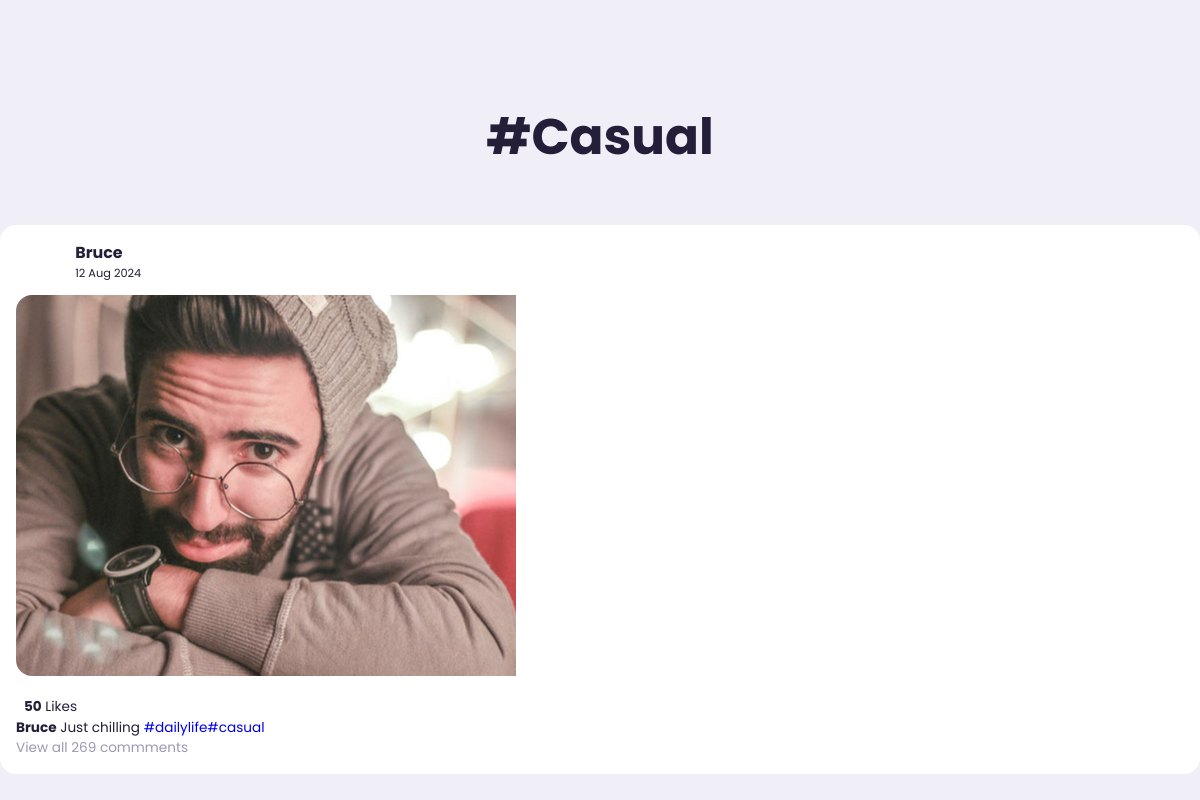
The page /post/tag/0d7876d5-58c1-11ef-b7b5-2c3b7007bc14 on the database as committed earlier.
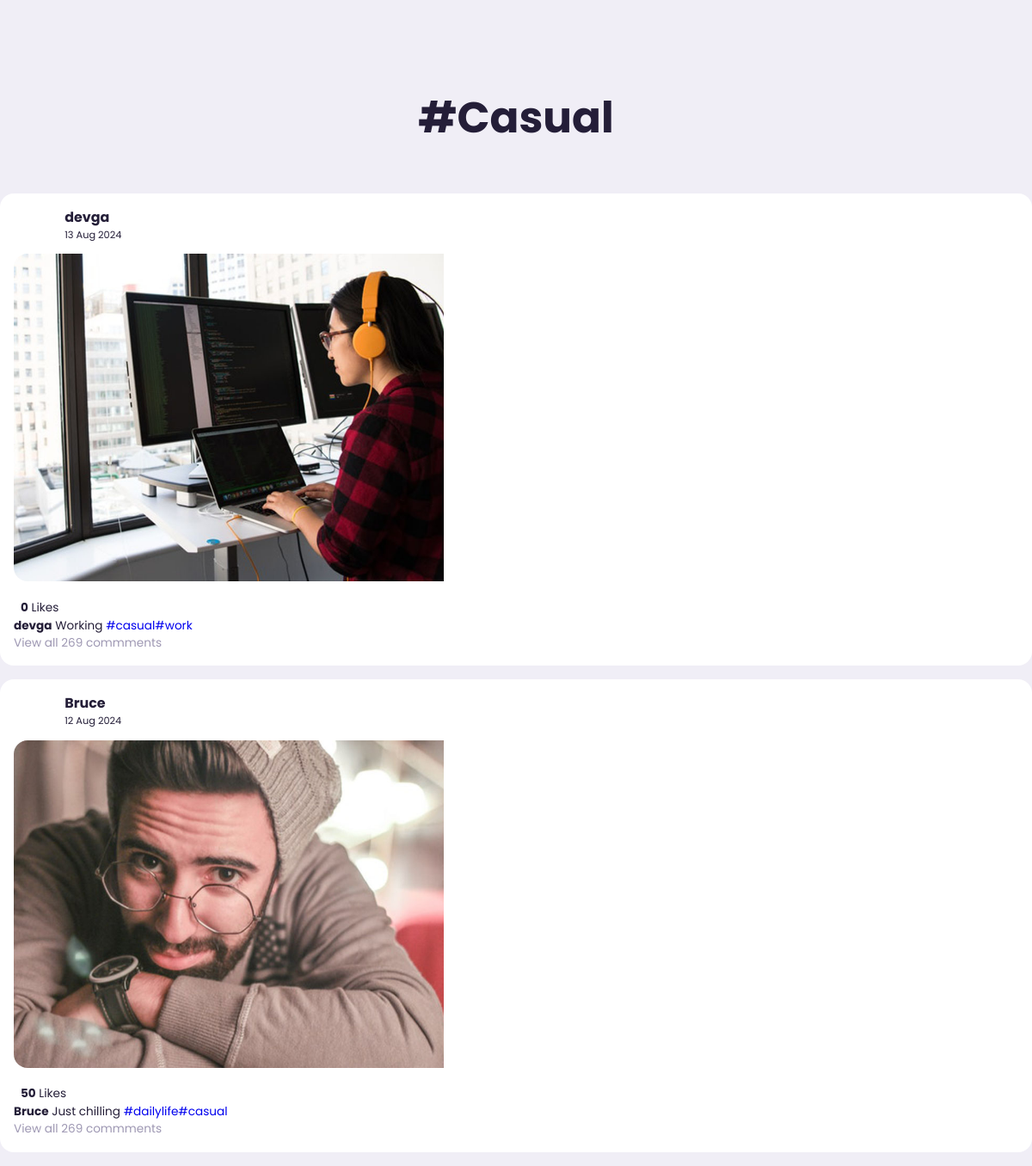
The same page on the database as committed later.
### post/models.py (models this page shows, shortened)
class Post(models.Model):
    id = models.UUIDField(primary_key=True,default=uuid.uuid4,editable=False)
    picture = models.ImageField(upload_to=user_directory_path,verbose_name="Picture",null=True)
    caption = models.CharField(max_length=10000,verbose_name="Caption")
    posted = models.DateTimeField(auto_now_add=True)
    tag = models.ManyToManyField(Tag,related_name="tags")
    user = models.ForeignKey(User,on_delete=models.CASCADE)
    likes = models.IntegerField(default=0)
    def get_absolute_url(self):
        return reverse('post-details',args=[str(self.id)])

class Tag(models.Model):
    title = models.CharField(max_length=100,verbose_name="Tag")
    slug = models.SlugField(null=False,unique=True,default=uuid.uuid1)
    class Meta:
        verbose_name  = 'Tag'
        verbose_name_plural = 'Tags'
    def get_absolute_url(self):
        return reverse('tags',args=[self.slug])

### post/views.py (the view)
# urls.py: path('tag/<slug:tag_slug>',views.Tags,name='tags'),
def Tags(request,tag_slug):
    tag=get_object_or_404(Tag,slug=tag_slug)
    posts = Post.objects.filter(tag=tag).order_by('-posted')
    context={
        'posts' : posts,
        'tag' : tag
    }
    return render(request,'post/tag.html',context)

### post/templates/post/tag.html (shortened to what this page needs)
{%load static%}
<link rel="stylesheet" href="https://unicons.iconscout.com/release/v2.1.6/css/unicons.css">
<link rel="stylesheet" href= "{% static '/style.css' %}" >
<header>
    <div>
     <h1 style="font-size: 50px; margin-top: 100px; text-align:center; font-weight: bold; margin-bottom: 50px;">#{{tag.title|title}}</h1>
    </div>
</header>
<div class="middle">
    <div class="feeds">
        {% for post in posts %}
        <div class="feed">
            <div class="head">
                <div class="user">
                    <div class="profile-photo">
                    </div>
                    <div class="ingo">
                        <h3>{{post.user.username}}</h3>
                        <small>{{post.posted|date:"d M Y"}}</small>
                    </div>
                </div>
            </div>
            <div class="photo">
                <a href="{{post.get_absolute_url}}"><img src="{{post.picture.url}}" style="width: 500px; height: 381px; object-fit: cover;" >
            </a>
            </div>
            <div class="liked-by">
                <p><b>{{post.likes}}</b> Likes
            </div>
            <div class="caption">
                <p><b>{{post.user.username}}</b> {{post.caption}}
                     <span class="harsh-tag">{% for tag in post.tag.all%}<a href ="{{tag.get_absolute_url}}">#{{tag.title}}</a>{% endfor %}</span></p>
            </div>
            <div>
                <div class="comments text-muted">View all 269 commments</div>
            </div>
        </div>
        {% endfor %}
    </div>
</div>

Rows that differ between the two databases and show on the page:
now on this page (row unchanged): Post: user.username "devga", posted "13 Aug 2024", picture (picture), likes "0", caption "Working", Tag (title "casual")
now on this page (row edited): Tag: title "work", shown under "devga"
